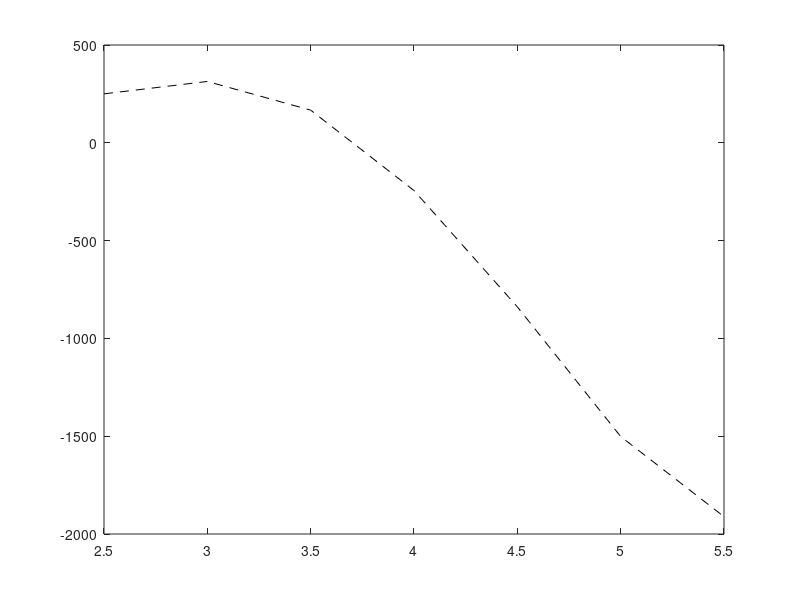

MATLAB code to generate this figure:
clear;clc;
x=2:0.5:6; k=length(x);
e=2.714;
y=(2.*x.*sin(4.*x)-8.*e.^(-5.*x)-11.*(x.^3).*cos(x));
merkezi=(y(3:k)-y(1:k-2))./(x(3:k)-x(1:k-2));
plot(x(2:k-1),merkezi,"k--")
fprintf('cevap=%f\t\n',merkezi);
(-124.287070	-79.755966	-48.391410)/3